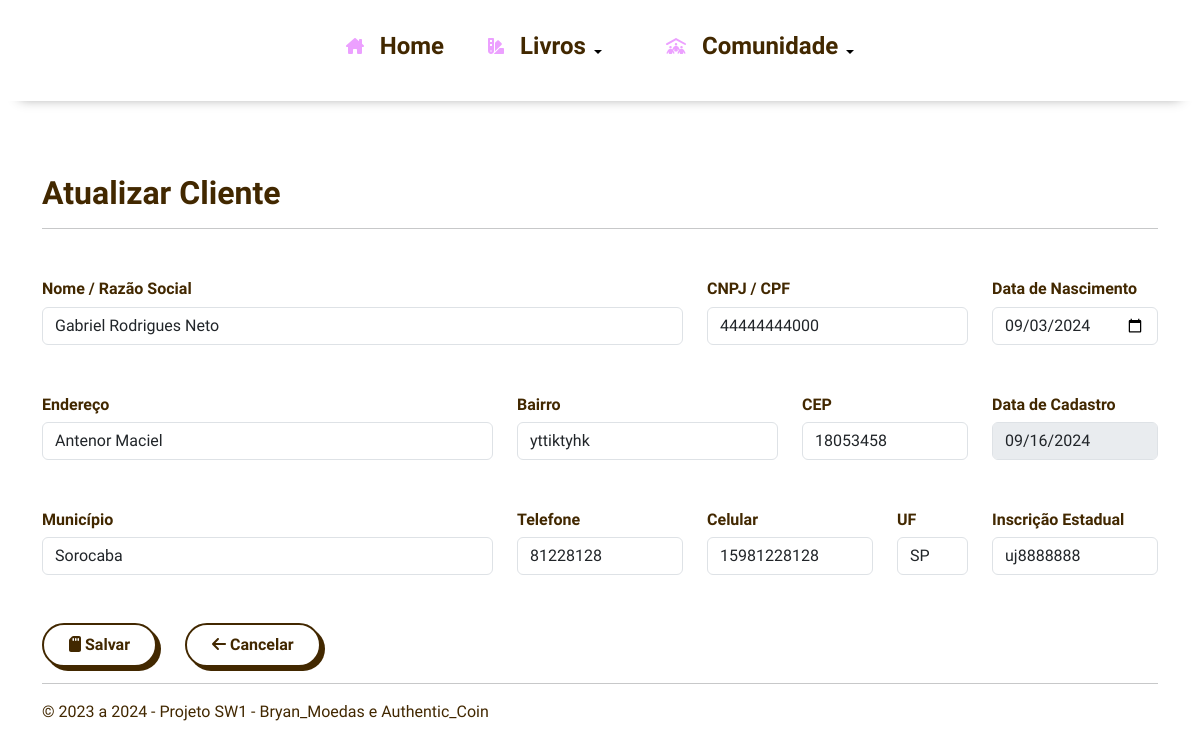
The page /customers/edit.php?id=3 on the database its author committed.
### tables this page shows
CREATE TABLE IF NOT EXISTS `customers` (
  `id` int NOT NULL AUTO_INCREMENT PRIMARY KEY,
  `name` varchar(100) NOT NULL,
  `cpf_cnpj` varchar(14) NOT NULL,
  `birthdate` datetime NOT NULL,
  `address` varchar(255) NOT NULL,
  `hood` varchar(100) NOT NULL,
  `zip_code` varchar(8) NOT NULL,
  `city` varchar(100) NOT NULL,
  `state` varchar(2) NOT NULL,
  `phone` varchar(13) NOT NULL,
  `mobile` varchar(13) NOT NULL,
  `ie` varchar(15) NOT NULL,
  `created` datetime NOT NULL,
  `modified` datetime NOT NULL
);

### inc/database.php (called while the page is built, shortened)
<?php
function open_database()
{
	try {
		$conn = new mysqli(DB_HOST, DB_USER, DB_PASSWORD, DB_NAME);
		$conn->set_charset("utf8");
		return $conn;
	} catch (Exception $e) {
		echo $e->getMessage();
		return null;
	}
}
function find($table = null, $id = null)
{
	$database = open_database();
	$found = null;
	try {
		if ($id) {
			$sql = "SELECT * FROM " . $table . " WHERE id = " . intval($id);
			$result = $database->query($sql);
			if ($result && $result->num_rows > 0) {
				$found = $result->fetch_assoc();
			}
		}
	} catch (Exception $e) {
		$_SESSION['message'] = $e->getMessage();
		$_SESSION['type'] = 'danger';
	}
	return $found;
}
function formatadata($date, $formato)
{
	$dt = new DateTime($date, new DateTimeZone("America/Sao_Paulo"));
	return $dt->format($formato);
}

### customers/functions.php (called while the page is built, shortened)
<?php
function edit() {
    $new = new DateTime('now', new DateTimeZone('America/Sao_Paulo'));
    if (isset($_GET['id'])) {
        $id = $_GET['id'];
        if (isset($_POST['customer'])) {
            $customer = $_POST['customer'];
            $customer['modified'] = $new->format("Y-m-d H:i:s");
            if (!empty($customer)) {
                update('customers', $id, $customer);
                header('Location: index.php');
                exit;
            } else {
                echo "Erro ao atualizar o cliente.";
            }
        } else {
            $customer = find('customers', $id);
        }
    } else {
        header('Location: index.php');
        exit;
    }
}
?>

### customers/edit.php (the view, shortened to what this page needs)
<?php
include("functions.php");
edit();
?>
<br>
<h2>Atualizar Cliente</h2>
<form action="edit.php?id=<?php echo $customer['id']; ?>" method="post" enctype="multipart/form-data">
    <hr>
    <div class="row mb-5 mt-5">
        <div class="form-group col-md-7">
            <label for="name"><h6>Nome / Razão Social</h6></label>
            <input type="text" class="form-control" minlength="2" maxlength="60" placeholder="Digite seu Nome/Razão Social" name="customer[name]" value="<?php echo $customer['name']; ?>" required>
        </div>
        <div class="form-group col-md-3">
            <label for="campo2"><h6>CNPJ / CPF</h6></label>
            <input type="text" class="form-control" minlength="11" maxlength="14" placeholder="Digite seu CNPJ/CPF" name="customer[cpf_cnpj]" value="<?php echo $customer['cpf_cnpj']; ?>" required>
        </div>
        <div class="form-group col-md-2">
            <label for="campo3"><h6>Data de Nascimento</h6></label>
            <input type="date" class="form-control" name="customer[birthdate]" value="<?php echo formatadata($customer['birthdate'], "Y-m-d"); ?>">
        </div>
    </div>
    <div class="row mb-5">
        <div class="form-group col-md-5">
            <label for="campo1"><h6>Endereço</h6></label>
            <input type="text" class="form-control" minlength="5" maxlength="60" placeholder="Digite seu Endereço" name="customer[address]" value="<?php echo $customer['address']; ?>" required>
        </div>
        <div class="form-group col-md-3">
            <label for="campo2"><h6>Bairro</h6></label>
            <input type="text" class="form-control" minlength="1" maxlength="50" placeholder="Digite seu Bairro" name="customer[hood]" value="<?php echo $customer['hood']; ?>" required>
        </div>
        <div class="form-group col-md-2">
            <label for="campo3"><h6>CEP</h6></label>
            <input type="text" class="form-control" minlength="8" maxlength="8" placeholder="Digite seu CEP" name="customer[zip_code]" value="<?php echo $customer['zip_code']; ?>" required>
        </div>
        <div class="form-group col-md-2">
            <label for="campo3"><h6>Data de Cadastro</h6></label>
            <input type="date" class="form-control" name="customer[created]" disabled value="<?php echo formatadata($customer['created'], "Y-m-d"); ?>" required>
        </div>
    </div>
    <div class="row mb-5">
        <div class="form-group col-md-5">
            <label for="campo1"><h6>Município</h6></label>
            <input type="text" class="form-control" minlength="2" maxlength="50" placeholder="Digite seu Município" name="customer[city]" value="<?php echo $customer['city']; ?>" required>
        </div>
        <div class="form-group col-md-2">
            <label for="campo2"><h6>Telefone</h6></label>
            <input type="text" class="form-control" minlength="11" maxlength="11" placeholder="Digite seu Telefone" name="customer[phone]" value="<?php echo $customer['phone']; ?>">
        </div>
        <div class="form-group col-md-2">
            <label for="campo3"><h6>Celular</h6></label>
            <input type="text" class="form-control" minlength="11" maxlength="11" placeholder="Digite seu Celular" name="customer[mobile]" value="<?php echo $customer['mobile']; ?>" required>
        </div>
        <div class="form-group col-md-1">
            <label for="campo3"><h6>UF</h6></label>
            <input type="text" class="form-control" minlength="2" maxlength="2" placeholder="UF" name="customer[state]" value="<?php echo $customer['state']; ?>" required>
        </div>
        <div class="form-group col-md-2">
            <label for="campo3"><h6>Inscrição Estadual</h6></label>
            <input type="text" class="form-control" minlength="9" maxlength="9" placeholder="Digite sua IE" name="customer[ie]" value="<?php echo $customer['ie']; ?>">
        </div>
    </div>
    <div id="actions" class="row">
        <div class="col-md-12">
            <button type="submit" class="button-74 me-4"><i class="fa-solid fa-sd-card"></i> Salvar</button>
            <a href="index.php" class="button-74"><i class="fa-solid fa-arrow-left"></i> Cancelar</a>
        </div>
    </div>
</form>

### css/styles.css (style rules this page uses)
:root { --corprincipal: #eca0ff; --white: #fff; --brown: #422800; --rose: #ffcbe1; }
* { font-family: 'Mukta', Arial, Helvetica, sans-serif; font-weight: 300; }
h1, h2, h3, h4, h6 { font-weight: 800; color: var(--brown); }
a { text-decoration: none; color: inherit; }
body { padding-top: 150px; }
.button-74 { background-color: var(--white); border: 2px solid var(--brown); border-radius: 30px; box-shadow: var(--brown)4px 4px 0 0; color: var(--brown); cursor: pointer; display: inline-block; font-weight: 600; padding: 0 18px; line-height: 40px; text-align: center; text-decoration: none; user-select: none; -webkit-user-select: none; touch-action: manipulation; }
@media (min-width: 768px) { .button-74 { padding: 0 25px; } }

### rows shown on the page
customers: name "Gabriel Rodrigues Neto", cpf_cnpj "44444444000", birthdate "09/03/2024", address "Antenor Maciel", hood "yttiktyhk", zip_code "18053458", created "09/16/2024", city "Sorocaba", phone "81228128", mobile "15981228128", state "SP", ie "uj8888888"

### other values the page prints
$hoje->format("Y") "2024"
